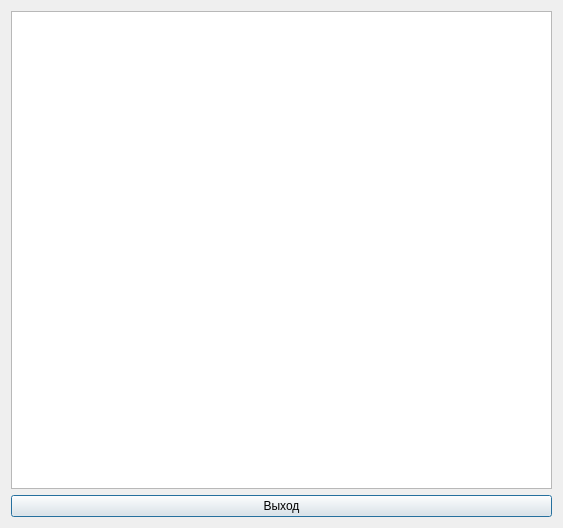
<?xml version="1.0" encoding="UTF-8"?>
<ui version="4.0">
 <class>Graph</class>
 <widget class="QDialog" name="Graph">
  <property name="geometry">
   <rect>
    <x>0</x>
    <y>0</y>
    <width>563</width>
    <height>528</height>
   </rect>
  </property>
  <property name="windowTitle">
   <string>Dialog</string>
  </property>
  <layout class="QHBoxLayout" name="horizontalLayout">
   <item>
    <layout class="QVBoxLayout" name="verticalLayout">
     <item>
      <widget class="QGraphicsView" name="graphicsView"/>
     </item>
     <item>
      <widget class="QPushButton" name="Exit">
       <property name="text">
        <string>Выход</string>
       </property>
      </widget>
     </item>
    </layout>
   </item>
  </layout>
 </widget>
 <resources/>
 <connections/>
</ui>
